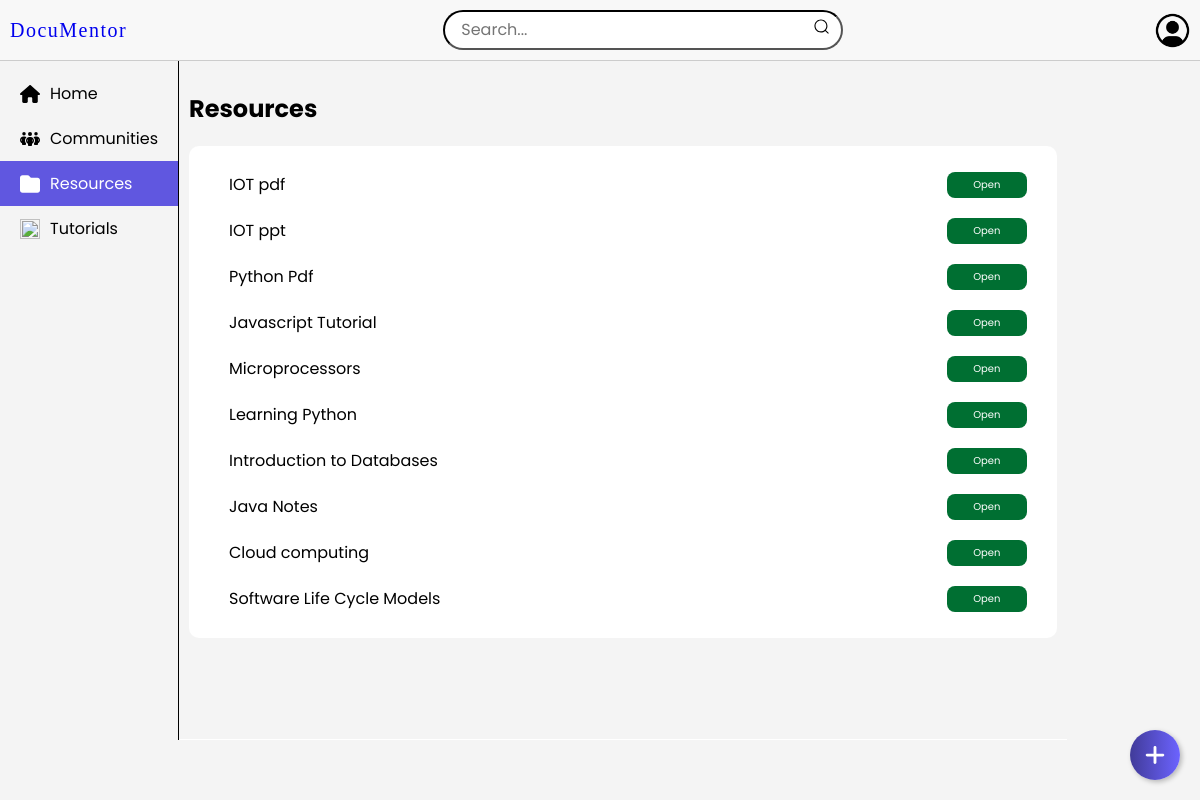
Page /resources/ on the committed database.
### home/models.py (models this page shows, shortened)
class Resource(models.Model):
    file_name = models.TextField(max_length=255)  # Ensure this field exists
    link = models.URLField()
    user = models.ForeignKey(User, on_delete=models.CASCADE)
    timestamp = models.DateTimeField(auto_now_add=True)

### home/views.py (the view)
# urls.py: path('resources/', resources_view, name='resources'),
def resources_view(request):
    resources = Resource.objects.all()  # Fetch all resources
    return render(request, 'resources.html', {'resources': resources})

### templates/resources.html
{% extends 'base.html' %}
{% block content %}
    <div class="resource-list">
        <h2>Resources </h2>
        <div class="scrolling">
        {% if resources %}
            <ul>
                {% for resource in resources %}
                    <li>
                        <span>{{ resource.file_name }}</span>
                        <button onclick="window.open('{{ resource.link }}', '_blank')" class="link_button">
                            Open
                        </button>
                    </li>
                {% endfor %}
            </ul>
        {% else %}
            <p>No resources available.</p>
        {% endif %}
    </div>
    </div>
{% endblock %}

### static/style.css (style rules this page uses)
* { font-family: Poppins; }
body { margin: 0; padding: 0; background-color: #f4f4f4; align-items:center; height: 100%; width: 100%; }
.link_button { border-radius: 8px; background-color: #006f32; color: white; border: none; cursor: pointer; font-size: 10px; padding: 5px; }
.resource-list ul li { display: flex; justify-content: space-between; align-items: center; padding: 10px 0; }
.resource-list { width: 85%; height: 658px; border-bottom:1px solid #ffffff; padding: 10px; }
.scrolling { overflow-y: auto; }
.scrolling button { padding: 5px; width: 80px; }
.scrolling { background-color: white; border-width: 5px; border-radius: 10px; padding-right: 30px; border-width: thin; }

### rows in the picture
Resource: file_name "IOT pdf"
Resource: file_name "IOT ppt"
Resource: file_name "Python Pdf"
Resource: file_name "Javascript Tutorial"
Resource: file_name "Microprocessors"
Resource: file_name "Learning Python"
Resource: file_name "Introduction to Databases"
Resource: file_name "Java Notes"
Resource: file_name "Cloud computing"
Resource: file_name "Software Life Cycle Models"
